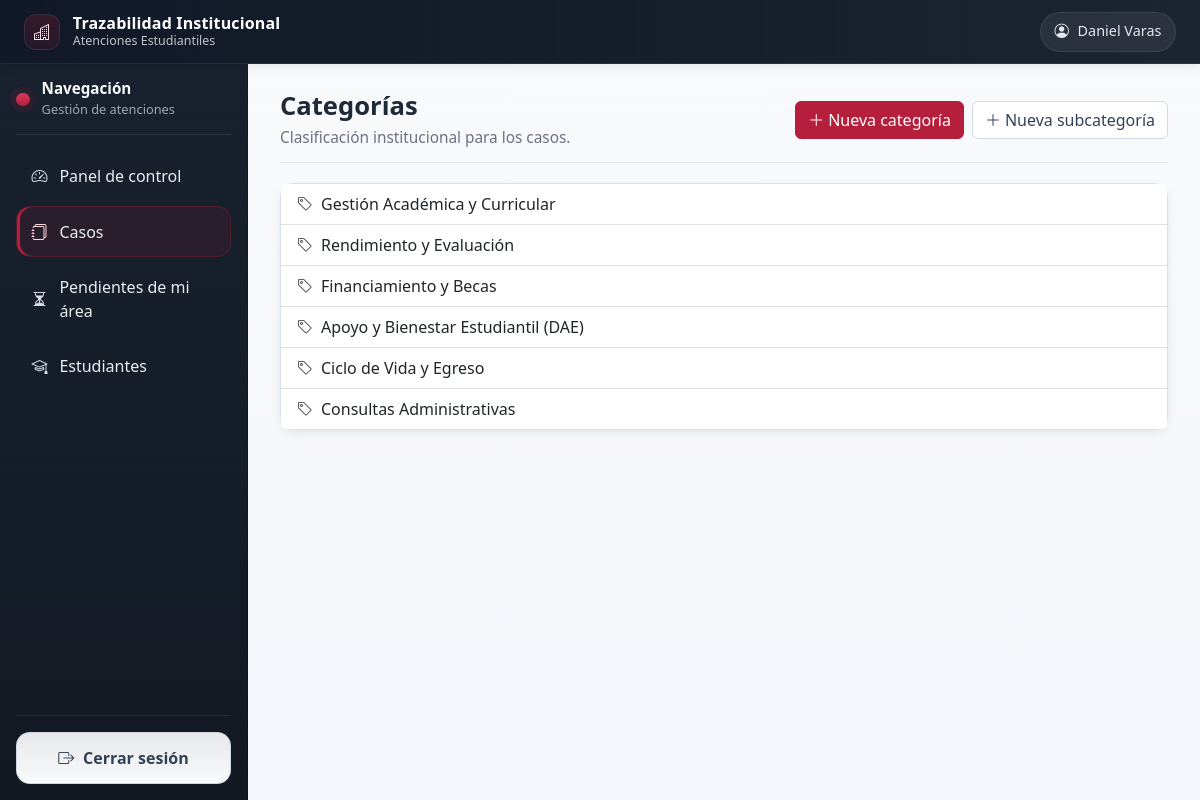
/cases/categories/ (signed in), run on the app's committed database.
### cases/models.py (models this page shows, shortened)
class CaseCategory(models.Model):
    name = models.CharField(max_length=120, unique=True)

### cases/views.py (the view)
# urls.py: path('categories/', CategoryListView.as_view(), name='category-list'),
class CategoryListView(LoginRequiredMixin, ListView):
    model = CaseCategory
    template_name = 'cases/category_list.html'
    context_object_name = 'categories'

### psychopedagogy/context_processors.py (called while the page is built)
def psychopedagogy_access(request):
    return {
        'can_access_psychopedagogy_module': can_access_psychopedagogy_module(request.user)
        if request.user.is_authenticated else False
    }

### psychopedagogy/services.py (called while the page is built)
def _user_role(user):
    profile = getattr(user, 'profile', None)
    return getattr(profile, 'role', None)

def can_access_psychopedagogy_module(user):
    if not user.is_authenticated:
        return False
    if user.is_superuser:
        return True
    if user.has_perm('psychopedagogy.access_psychopedagogy_module'):
        return True
    return _user_role(user) in ALLOWED_ROLE_ACCESS

### templates/cases/category_list.html
{% extends 'base.html' %}
{% block content %}
<div class="page-header d-flex flex-wrap justify-content-between align-items-center gap-3">
  <div>
    <h2>Categorías</h2>
    <p class="page-subtitle">Clasificación institucional para los casos.</p>
  </div>
  <div class="d-flex gap-2 flex-wrap">
    <a class="btn btn-main" href="{% url 'cases:category-create' %}"><i class="bi bi-plus-lg me-1"></i>Nueva categoría</a>
    <a class="btn btn-soft" href="{% url 'cases:subcategory-create' %}"><i class="bi bi-plus-lg me-1"></i>Nueva subcategoría</a>
  </div>
</div>
<div class="card">
  <ul class="list-group list-group-flush">
    {% for c in categories %}
    <li class="list-group-item"><i class="bi bi-tag text-muted me-2"></i>{{ c.name }}</li>
    {% empty %}
    <li class="list-group-item text-muted">Sin categorías.</li>
    {% endfor %}
  </ul>
</div>
{% endblock %}

### templates/partials/navbar.html (shortened to what this page needs)
<nav class="navbar navbar-expand-lg app-navbar px-3 px-lg-4">
  <div class="container-fluid px-0">
    <div class="d-flex align-items-center gap-2">
      <a class="navbar-brand app-brand me-0" href="{% url 'dashboard:home' %}">
        <span class="app-brand-mark">
          <i class="bi bi-buildings"></i>
        </span>
        <span class="app-brand-text">
          <strong>Trazabilidad Institucional</strong>
          <small>Atenciones Estudiantiles</small>
        </span>
      </a>
    </div>
    <div class="ms-auto">
      <div class="user-chip">
        <i class="bi bi-person-circle"></i>
        <span>{{ request.user.get_full_name|default:request.user.username }}</span>
      </div>
    </div>
  </div>
</nav>

### static/css/style.css (style rules this page uses)
:root { --c-text: #1f2937; --c-text-soft: #6b7280; --c-bg: #f3f6fa; --c-surface: #ffffff; --c-border: #d8e0ea; --c-navbar: #111827; --c-navbar-2: #1b2430; --c-sidebar: #18212d; --c-sidebar-2: #121923; --c-sidebar-text: rgba(248, 250, 252, 0.94); --c-sidebar-soft: rgba(226, 232, 240, 0.68); --c-sidebar-hover: rgba(255, 255, 255, 0.08); --c-primary: #b51f3c; --c-primary-strong: #961932; --c-primary-soft: rgba(181, 31, 60, 0.12); --c-logout-bg: rgba(255, 255, 255, 0.9); --c-logout-bg-hover: #ffffff; --c-logout-border: rgba(203, 213, 225, 0.85); --c-logout-text: #334155; --shadow-sm: 0 3px 10px rgba(15, 23, 42, 0.08); --shadow-md: 0 14px 26px rgba(15, 23, 42, 0.12); --radius-sm: 0.5rem; --radius-md: 0.875rem; --transition: 180ms ease; }
* { box-sizing: border-box; }
body { margin: 0; background: linear-gradient(180deg, #f8fafc 0%, var(--c-bg) 100%); color: var(--c-text); -webkit-font-smoothing: antialiased; }
.app-navbar { min-height: 64px; background: linear-gradient(90deg, var(--c-navbar) 0%, var(--c-navbar-2) 100%); border-bottom: 1px solid rgba(255, 255, 255, 0.08); box-shadow: var(--shadow-sm); }
.app-brand, .app-brand.navbar-brand { color: #f8fafc !important; text-decoration: none; display: flex; align-items: center; gap: 0.8rem; min-height: 44px; margin-bottom: 0; }
.app-brand-text { display: flex; flex-direction: column; justify-content: center; }
.app-brand strong { display: block; font-size: 1rem; letter-spacing: 0.01em; line-height: 1.05; font-weight: 700; color: #ffffff; }
.app-brand small { display: block; color: rgba(248, 250, 252, 0.76) !important; font-size: 0.78rem; line-height: 1.1; margin-top: 0.15rem; }
.app-brand-mark { width: 2.25rem; height: 2.25rem; border-radius: 0.75rem; display: inline-flex; align-items: center; justify-content: center; background: linear-gradient(180deg, rgba(181, 31, 60, 0.22) 0%, rgba(181, 31, 60, 0.12) 100%); border: 1px solid rgba(255, 255, 255, 0.08); color: #ffe2e7; flex-shrink: 0; }
.app-brand-mark i { font-size: 1rem; }
.user-chip { display: inline-flex; align-items: center; gap: 0.55rem; min-height: 40px; padding: 0.5rem 0.85rem; border-radius: 999px; background: rgba(255, 255, 255, 0.07); border: 1px solid rgba(255, 255, 255, 0.08); color: #e5e7eb !important; font-size: 0.9rem; line-height: 1; }
.user-chip i, .user-chip span { color: #e5e7eb !important; }
.page-header { margin-bottom: 1.25rem; padding-bottom: 0.85rem; border-bottom: 1px solid #e4e9f0; }
.page-header h1, .page-header h2 { margin: 0; font-weight: 700; font-size: clamp(1.6rem, 2vw, 2.2rem); line-height: 1.1; }
.page-subtitle { margin: 0.35rem 0 0; color: var(--c-text-soft); font-size: 0.96rem; }
.card { border: 1px solid var(--c-border); border-radius: var(--radius-md); box-shadow: var(--shadow-sm); background: var(--c-surface); }
.btn-main, .btn-primary { background: var(--c-primary); border-color: var(--c-primary); color: #ffffff; }
.btn-soft { background: #fff; border: 1px solid #d0d9e4; color: #334155; }

### data on the page
CaseCategory: name "Gestión Académica y Curricular"
CaseCategory: name "Rendimiento y Evaluación"
CaseCategory: name "Financiamiento y Becas"
CaseCategory: name "Apoyo y Bienestar Estudiantil (DAE)"
CaseCategory: name "Ciclo de Vida y Egreso"
CaseCategory: name "Consultas Administrativas"

### other printed values
{{ request.user.get_full_name|default:request.user.username }} "Daniel Varas"
